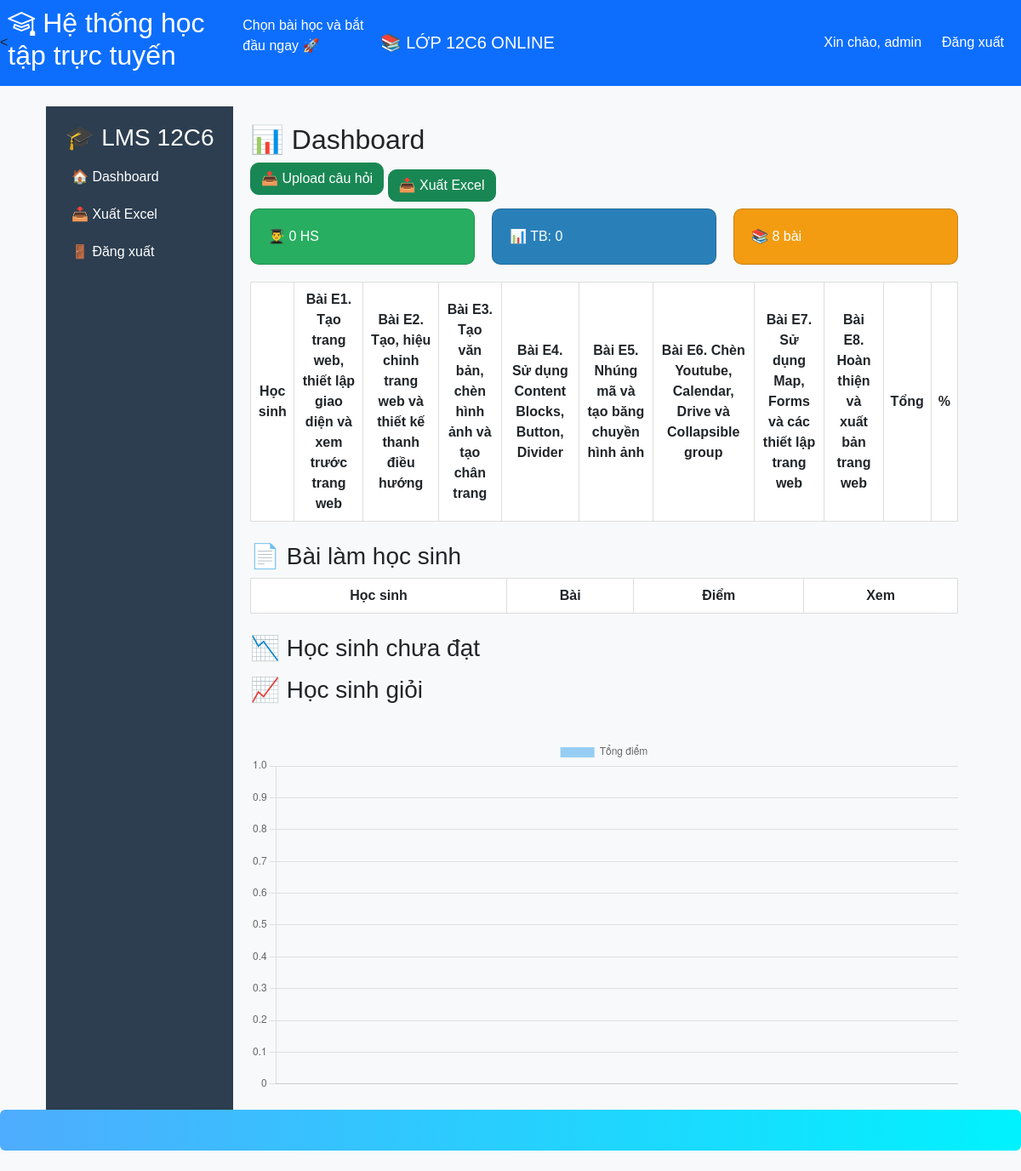
The page /dashboard (signed in) on the database its author committed.
### models.py (models this page shows)
class User(UserMixin, db.Model):
    __tablename__ = 'user'   # (tốt, rõ ràng)
    id = db.Column(db.Integer, primary_key=True)
    username = db.Column(db.String(50), unique=True)
    password = db.Column(db.String(200))
    role = db.Column(db.String(20), default='student')
    scores = db.relationship('Score', backref='student', lazy=True)

class Lesson(db.Model):
    id = db.Column(db.Integer, primary_key=True)
    title = db.Column(db.String(200))
    subject_id = db.Column(db.Integer, db.ForeignKey('subject.id'))
    content_type = db.Column(db.String(50))
    content_url = db.Column(db.String(500))
    content_pdf = db.Column(db.Text)
    content_doc = db.Column(db.Text)

### app.py (the view, shortened to what this page needs)
@app.route('/dashboard')
@login_required
def dashboard():
    lessons=Lesson.query.all()
    if current_user.role == 'admin':
        results_all = Result.query.all()
        users = User.query.filter_by(role='student').all()
        report = []
        scores_all=[]
        total_students=len(users)
        avg_score=int(sum(scores_all)/total_students) if total_students else 0
        top_students=sorted(report, key=lambda x:x["total"], reverse=True)[:5]
        weak_students = [r for r in report if r['total'] < 5]
        good_students = [r for r in report if r['total'] >= 8]
        return render_template(
        'dashboard.html',
        role='admin',
        lessons=lessons,
        report=report,
        total_students=total_students,
        avg_score=avg_score,
        top_students=top_students,
        weak_students=weak_students,
        good_students=good_students,
        results_all=results_all
    )

### app.py (called while the page is built)
@login_manager.user_loader
def load_user(user_id):
    return db.session.get(User, int(user_id))

### templates/dashboard.html (shortened to what this page needs)
{% extends "base.html" %}
{% block content %}
<div class="container">
<div class="sidebar">
    <h3>🎓 LMS 12C6</h3>
    <a href="/dashboard">🏠 Dashboard</a>
    <a href="/export_excel">📥 Xuất Excel</a>
    <a href="/logout">🚪 Đăng xuất</a>
</div>
<div class="main">
<h2>📊 Dashboard</h2>
{% if role == 'admin' %}
<a href="/upload_questions" class="btn btn-success mb-3">
    📤 Upload câu hỏi
</a>
<a href="{{ url_for('export_excel') }}" class="btn btn-success">
    📥 Xuất Excel
</a>
<div class="cards">
    <div class="card green">👨‍🎓 {{ total_students }} HS</div>
    <div class="card blue">📊 TB: {{ avg_score }}</div>
    <div class="card orange">📚 {{ lessons|length }} bài</div>
</div>
<table width="100%">
<tr>
<th>Học sinh</th>
{% for lesson in lessons %}
<th>{{ lesson.title }}</th>
{% endfor %}
<th>Tổng</th>
<th>%</th>
</tr>
</table>
<br>
<h3>📄 Bài làm học sinh</h3>
<table width="100%">
<tr>
    <th>Học sinh</th>
    <th>Bài</th>
    <th>Điểm</th>
    <th>Xem</th>
</tr>
</table>
<br>
<h3>📉 Học sinh chưa đạt</h3>
<h3>📈 Học sinh giỏi</h3>
<br>
<canvas id="chart"></canvas>
<script>
const labels = JSON.parse('{{ report | map(attribute="username") | list | tojson | safe }}');
const data = JSON.parse('{{ report | map(attribute="total") | list | tojson | safe }}');
new Chart(document.getElementById('chart'), {
    type: 'bar',
    data: {
        labels: labels,
        datasets: [{
            label: 'Tổng điểm',
            data: data
        }]
    }
});
</script>
{% endif %}
</div>
</div>
{% endblock %}

### templates/base.html (shortened to what this page needs)
<!DOCTYPE html>
<html>
<head>
    <link href="https://cdn.jsdelivr.net/npm/bootstrap@5.3.0/dist/css/bootstrap.min.css" rel="stylesheet">
<link rel="stylesheet" href="https://cdn.jsdelivr.net/npm/bootstrap-icons@1.11.1/font/bootstrap-icons.css">
</head>
<body class="bg-light">
    <nav class="navbar navbar-expand-lg navbar-dark bg-primary mb-4">
        <<h2 style="color: white;">
    <i class="bi bi-mortarboard"></i> Hệ thống học tập trực tuyến
</h2>
<p style="color: white;">
    Chọn bài học và bắt đầu ngay 🚀
</p>
        <div class="container">
            <a class="navbar-brand" href="/">📚 LỚP 12C6 ONLINE</a>
            <div class="navbar-nav ms-auto">
                {% if current_user.is_authenticated %}
                    <span class="nav-link text-white">Xin chào, {{ current_user.username }}</span>
                    <a class="nav-link btn btn-danger text-white btn-sm ms-2" href="/logout">Đăng xuất</a>
                {% endif %}
            </div>
        </div>
    </nav>
    <div class="container">
        {% block content %}{% endblock %}
    </div>
    <div class="p-4 mb-4 text-white rounded" style="
    background: linear-gradient(to right, #4facfe, #00f2fe);
">
</div>
</body>
</html>

### templates/dashboard.html (style rules this page uses)
body { font-family: Arial; background: #f4f6f9; }
.container { display: flex; }
.sidebar { width: 220px; background: #2c3e50; color: white; min-height: 100vh; padding: 20px; }
.sidebar h3 { text-align: center; }
.sidebar a { display: block; color: white; padding: 10px; text-decoration: none; }
.main { flex: 1; padding: 20px; }
.cards { display: flex; gap: 20px; margin-bottom: 20px; }
.card { flex: 1; padding: 20px; color: white; border-radius: 10px; }
.green { background: #27ae60; }
.blue { background: #2980b9; }
.orange { background: #f39c12; }
table { background: white; border-collapse: collapse; }
table th, table td { padding: 8px; border: 1px solid #ddd; text-align: center; }

### rows shown on the page
User: username "admin"
Lesson: title "Bài E1. Tạo trang web, thiết lập giao diện và xem trước trang web"
Lesson: title "Bài E2. Tạo, hiệu chỉnh trang web và thiết kế thanh điều hướng"
Lesson: title "Bài E3. Tạo văn bản, chèn hình ảnh và tạo chân trang"
Lesson: title "Bài E4. Sử dụng Content Blocks, Button, Divider"
Lesson: title "Bài E5. Nhúng mã và tạo băng chuyền hình ảnh"
Lesson: title "Bài E6. Chèn Youtube, Calendar, Drive và Collapsible group"
Lesson: title "Bài E7. Sử dụng Map, Forms và các thiết lập trang web"
Lesson: title "Bài E8. Hoàn thiện và xuất bản trang web"

### other values the page prints
{{ total_students }} "0"
{{ avg_score }} "0"
{{ lessons|length }} "8"
